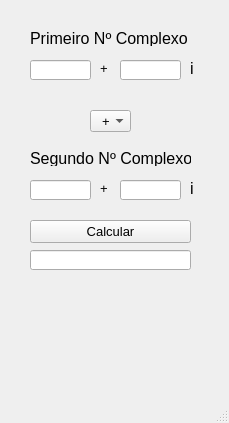
<?xml version="1.0" encoding="UTF-8"?>
<ui version="4.0">
 <class>MainWindow</class>
 <widget class="QMainWindow" name="MainWindow">
  <property name="geometry">
   <rect>
    <x>0</x>
    <y>0</y>
    <width>229</width>
    <height>423</height>
   </rect>
  </property>
  <property name="font">
   <font>
    <pointsize>10</pointsize>
   </font>
  </property>
  <property name="windowTitle">
   <string>MainWindow</string>
  </property>
  <widget class="QWidget" name="centralwidget">
   <widget class="QLineEdit" name="lineEditParteRealN1">
    <property name="geometry">
     <rect>
      <x>30</x>
      <y>60</y>
      <width>61</width>
      <height>20</height>
     </rect>
    </property>
   </widget>
   <widget class="QLineEdit" name="lineEditParteImaginariaN1">
    <property name="geometry">
     <rect>
      <x>120</x>
      <y>60</y>
      <width>61</width>
      <height>20</height>
     </rect>
    </property>
   </widget>
   <widget class="QLabel" name="label">
    <property name="geometry">
     <rect>
      <x>100</x>
      <y>60</y>
      <width>16</width>
      <height>16</height>
     </rect>
    </property>
    <property name="text">
     <string>+</string>
    </property>
   </widget>
   <widget class="QLabel" name="label_2">
    <property name="geometry">
     <rect>
      <x>190</x>
      <y>60</y>
      <width>21</width>
      <height>16</height>
     </rect>
    </property>
    <property name="font">
     <font>
      <pointsize>12</pointsize>
     </font>
    </property>
    <property name="text">
     <string>i</string>
    </property>
   </widget>
   <widget class="QLabel" name="label_3">
    <property name="geometry">
     <rect>
      <x>30</x>
      <y>30</y>
      <width>171</width>
      <height>16</height>
     </rect>
    </property>
    <property name="font">
     <font>
      <pointsize>12</pointsize>
     </font>
    </property>
    <property name="text">
     <string>Primeiro Nº Complexo</string>
    </property>
   </widget>
   <widget class="QLabel" name="label_4">
    <property name="geometry">
     <rect>
      <x>190</x>
      <y>180</y>
      <width>21</width>
      <height>16</height>
     </rect>
    </property>
    <property name="font">
     <font>
      <pointsize>12</pointsize>
     </font>
    </property>
    <property name="text">
     <string>i</string>
    </property>
   </widget>
   <widget class="QLineEdit" name="lineEditParteRealN2">
    <property name="geometry">
     <rect>
      <x>30</x>
      <y>180</y>
      <width>61</width>
      <height>20</height>
     </rect>
    </property>
   </widget>
   <widget class="QLabel" name="label_5">
    <property name="geometry">
     <rect>
      <x>30</x>
      <y>150</y>
      <width>161</width>
      <height>16</height>
     </rect>
    </property>
    <property name="font">
     <font>
      <pointsize>12</pointsize>
     </font>
    </property>
    <property name="text">
     <string>Segundo Nº Complexo</string>
    </property>
   </widget>
   <widget class="QLabel" name="label_6">
    <property name="geometry">
     <rect>
      <x>100</x>
      <y>180</y>
      <width>16</width>
      <height>16</height>
     </rect>
    </property>
    <property name="text">
     <string>+</string>
    </property>
   </widget>
   <widget class="QLineEdit" name="lineEditParteImaginariaN2">
    <property name="geometry">
     <rect>
      <x>120</x>
      <y>180</y>
      <width>61</width>
      <height>20</height>
     </rect>
    </property>
   </widget>
   <widget class="QPushButton" name="pushButtonCalcular">
    <property name="geometry">
     <rect>
      <x>30</x>
      <y>220</y>
      <width>161</width>
      <height>23</height>
     </rect>
    </property>
    <property name="text">
     <string>Calcular</string>
    </property>
   </widget>
   <widget class="QComboBox" name="comboBox">
    <property name="geometry">
     <rect>
      <x>90</x>
      <y>110</y>
      <width>41</width>
      <height>22</height>
     </rect>
    </property>
    <item>
     <property name="text">
      <string>  +</string>
     </property>
    </item>
    <item>
     <property name="text">
      <string>  -</string>
     </property>
    </item>
    <item>
     <property name="text">
      <string>  x</string>
     </property>
    </item>
    <item>
     <property name="text">
      <string>  /</string>
     </property>
    </item>
   </widget>
   <widget class="QLineEdit" name="lineEditSaida">
    <property name="geometry">
     <rect>
      <x>30</x>
      <y>250</y>
      <width>161</width>
      <height>20</height>
     </rect>
    </property>
   </widget>
  </widget>
  <widget class="QMenuBar" name="menubar">
   <property name="geometry">
    <rect>
     <x>0</x>
     <y>0</y>
     <width>229</width>
     <height>23</height>
    </rect>
   </property>
  </widget>
  <widget class="QStatusBar" name="statusbar"/>
 </widget>
 <resources/>
 <connections/>
</ui>
